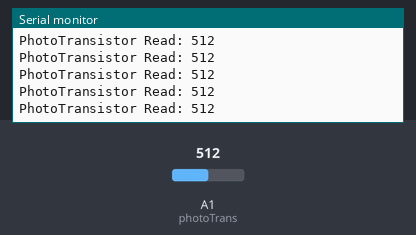
This sketch was run on a simulated Arduino Uno, built with avr-gcc and run on an emulated ATmega328P. Shown: the last lines printed to the serial monitor. The test bench sets the inputs (shaded band); at power-on: A1 (photoTrans) = 512.

Above: at 1.2 s.
1.3 s: A1 (photoTrans) set to 11
At 2.3 s:
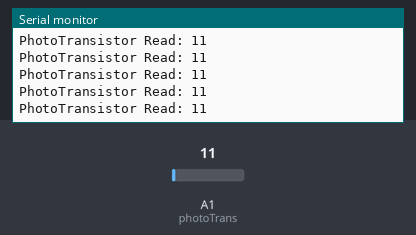
4.3 s: A1 (photoTrans) set to 8
At 5.0 s:
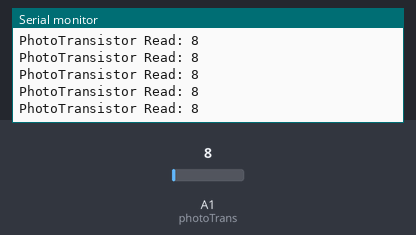
Timing chart, 0 to 7.3 s (numbered marks = the images above; inputs shaded):
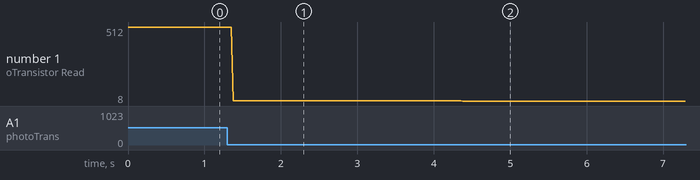

The sketch:

ADC_Phototransistor.ino
```cpp
//start with specify pin and value. This is a good practice to do.
//When we want to change the pin, can just change it from the up here

int photoTrans = 1;  // we are using pin A1
int photoVal = 0;    // we initialize the value of integer to 0

void setup() {

  Serial.begin(9600); //seting up the serial

}

void loop() {
  String titlePhotoTrans = "PhotoTransistor Read: "; // to make the reading easy to read
  photoVal = analogRead(photoTrans); // read the analog pin, and store value in to intVal
  Serial.println(titlePhotoTrans + photoVal); //debug value so we can see in realtime.

}
```

Measured:
- after the input at 1.3 s, the serial monitor: prints a new line after 0.08 s (image 1)
- after the input at 4.3 s, the serial monitor: prints a new line after 0.08 s (image 2)
- plotted number 1: 512 → 11 after the input at 1.3 s, 11 → 8 after the input at 4.3 s
